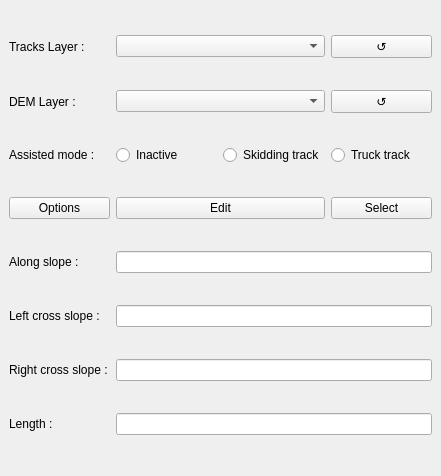
<?xml version="1.0" encoding="UTF-8"?>
<ui version="4.0">
 <class>PisteCreatorDockWidgetBase</class>
 <widget class="QDockWidget" name="PisteCreatorDockWidgetBase">
  <property name="geometry">
   <rect>
    <x>0</x>
    <y>0</y>
    <width>441</width>
    <height>476</height>
   </rect>
  </property>
  <property name="minimumSize">
   <size>
    <width>363</width>
    <height>380</height>
   </size>
  </property>
  <property name="windowTitle">
   <string>PisteCreator</string>
  </property>
  <widget class="QWidget" name="dockwidget">
   <layout class="QGridLayout" name="gridLayout">
    <item row="5" column="1" colspan="2">
     <widget class="QPushButton" name="EditButton">
      <property name="text">
       <string>Edit</string>
      </property>
     </widget>
    </item>
    <item row="7" column="0">
     <widget class="QLabel" name="AlongSLabel">
      <property name="text">
       <string>Along slope :</string>
      </property>
     </widget>
    </item>
    <item row="2" column="3">
     <widget class="QPushButton" name="DEMButton">
      <property name="text">
       <string>↺</string>
      </property>
     </widget>
    </item>
    <item row="8" column="0">
     <widget class="QLabel" name="CrossSLabel">
      <property name="text">
       <string>Left cross slope :</string>
      </property>
     </widget>
    </item>
    <item row="5" column="0">
     <widget class="QPushButton" name="OptionButton">
      <property name="text">
       <string>Options</string>
      </property>
     </widget>
    </item>
    <item row="11" column="0">
     <widget class="QLabel" name="LengthLabel">
      <property name="text">
       <string>Length :</string>
      </property>
     </widget>
    </item>
    <item row="7" column="1" colspan="3">
     <widget class="QLineEdit" name="AlongResult"/>
    </item>
    <item row="5" column="3">
     <widget class="QPushButton" name="selectButton">
      <property name="text">
       <string>Select</string>
      </property>
     </widget>
    </item>
    <item row="4" column="3">
     <widget class="QRadioButton" name="echapButton">
      <property name="text">
       <string>Truck track</string>
      </property>
      <attribute name="buttonGroup">
       <string notr="true">buttonGroup</string>
      </attribute>
     </widget>
    </item>
    <item row="4" column="2">
     <widget class="QRadioButton" name="cloisButton">
      <property name="text">
       <string>Skidding track</string>
      </property>
      <attribute name="buttonGroup">
       <string notr="true">buttonGroup</string>
      </attribute>
     </widget>
    </item>
    <item row="12" column="0" colspan="4">
     <layout class="QGridLayout" name="graphLayout"/>
    </item>
    <item row="0" column="0">
     <widget class="QLabel" name="TracksLabel">
      <property name="text">
       <string>Tracks Layer :</string>
      </property>
     </widget>
    </item>
    <item row="11" column="1" colspan="3">
     <widget class="QLineEdit" name="LengthResult"/>
    </item>
    <item row="8" column="1" colspan="3">
     <widget class="QLineEdit" name="LeftCrossResult"/>
    </item>
    <item row="0" column="1" colspan="2">
     <widget class="QComboBox" name="TracksInput"/>
    </item>
    <item row="2" column="1" colspan="2">
     <widget class="QComboBox" name="DEMInput"/>
    </item>
    <item row="2" column="0">
     <widget class="QLabel" name="DEMLabel">
      <property name="text">
       <string>DEM Layer :</string>
      </property>
     </widget>
    </item>
    <item row="9" column="0">
     <widget class="QLabel" name="label">
      <property name="text">
       <string>Right cross slope :</string>
      </property>
     </widget>
    </item>
    <item row="9" column="1" colspan="3">
     <widget class="QLineEdit" name="RightCrossResult"/>
    </item>
    <item row="0" column="3">
     <widget class="QPushButton" name="TracksButton">
      <property name="text">
       <string>↺</string>
      </property>
     </widget>
    </item>
    <item row="4" column="0">
     <widget class="QLabel" name="label_2">
      <property name="text">
       <string>Assisted mode :</string>
      </property>
     </widget>
    </item>
    <item row="4" column="1">
     <widget class="QRadioButton" name="desacButton">
      <property name="text">
       <string>Inactive</string>
      </property>
      <attribute name="buttonGroup">
       <string notr="true">buttonGroup</string>
      </attribute>
     </widget>
    </item>
   </layout>
  </widget>
 </widget>
 <resources/>
 <connections/>
 <buttongroups>
  <buttongroup name="buttonGroup"/>
 </buttongroups>
</ui>
